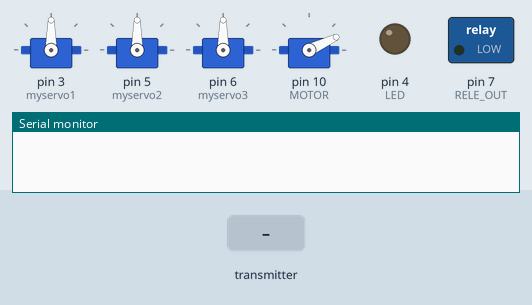
The sketch below on a simulated Arduino Uno, built with avr-gcc and run on an emulated ATmega328P. Shown: 4 × servo, switched loads named in the sketch (green lamp = pin HIGH), output pins drawn as LEDs (lit = HIGH), the last lines printed to the serial monitor. The test bench sets the inputs (shaded band). No radio packets arrive unless stated.

Above: at 10.2 s.
10.3 s: the transmitter starts sending JOY1_Y = 0
At 11.0 s:
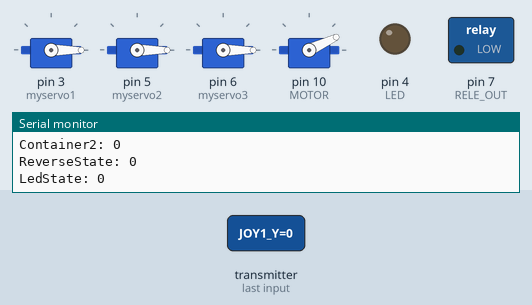
11.8 s: the transmitter starts sending JOY2_X = 256
At 12.1 s:
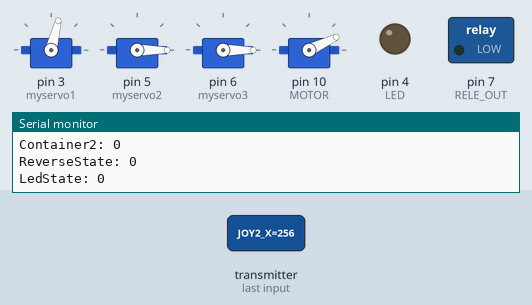
13.3 s: the transmitter starts sending Container1 = 256
At 14.4 s:
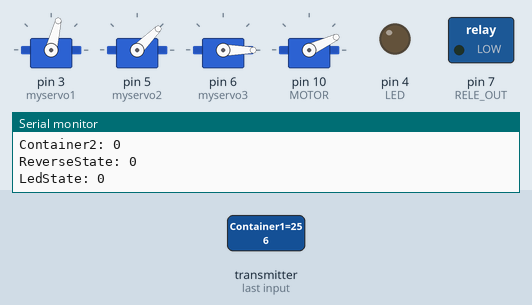
14.8 s: the transmitter starts sending Container2 = 256
At 15.5 s:
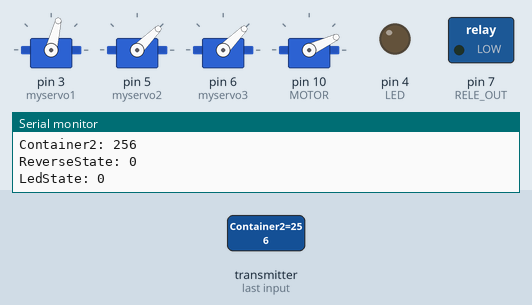
16.3 s: the transmitter starts sending ReverseState = 1
At 16.7 s:
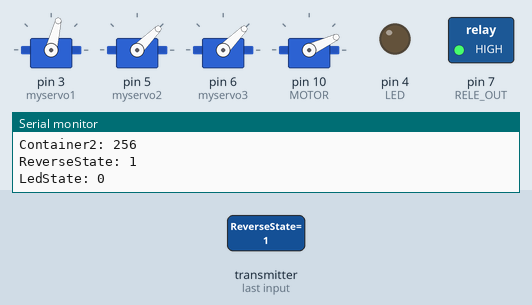
17.8 s: the transmitter starts sending LedState = 1
At 19.2 s:
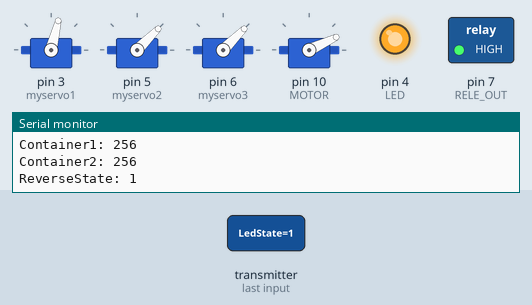
Timing chart, 0 to 20.3 s (numbered marks = the images above; inputs shaded):
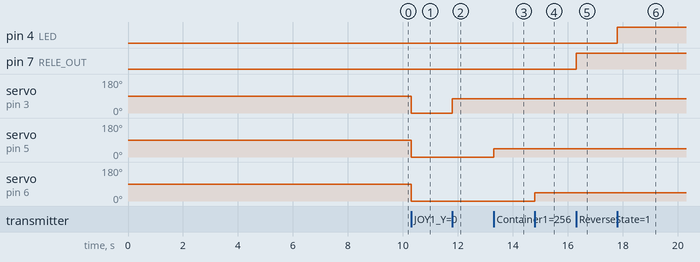

The sketch:

CCU_R0_priemnik_V1.0.ino
```cpp
#include <SPI.h>
#include <nRF24L01.h>
#include <RF24.h>
#include <Servo.h>

#define CE_PIN   (2)
#define CSN_PIN  (9)
#define RELE_OUT (7)  //D7
#define MOTOR    (10) //D10
#define LED (4)   //D4

#define DEBUG   //раскоментировать для вывода отладочной информации по последовательному порту

Servo myservo1;
Servo myservo2;
Servo myservo3;
Servo motor;

RF24 radio(CE_PIN, CSN_PIN);

struct ReceiverMessage                                     // Создаём структуру данных
{
    uint16_t JOY1_Y;    //Вперёд-назад
    uint16_t JOY2_X;    //Вправо-влево
    uint16_t Container1;//Положение контейнера 1
    uint16_t Container2;//Положение контейнера 2
    bool ReverseState;  //Пин управления задним ходом
    bool LedState;      //Пин управления освещенем
};

struct ReceiverMessage MSG = {0};

void servo_test(void)
{
  //servo test!
      for(int i = 0; i < 180; i+=5){
        myservo1.write(i);
        delay(100);
    }

    delay(500);

    for(int i = 0; i < 180; i+=5){
        myservo2.write(i);
        delay(100);
    }

    delay(500);

    for(int i = 0; i < 180; i+=5){
        myservo3.write(i);
        delay(100);
    }

    delay(500);
}

void setup(){

#ifdef DEBUG
    Serial.begin(115200);
#endif
    delay(1000);

    radio.begin();                                        // Инициируем работу nRF24L01+
    radio.setChannel(5);                                  // Указываем канал приёма данных (от 0 до 127), 5 - значит приём данных осуществляется на частоте 2,405 ГГц (на одном канале может быть только 1 приёмник и до 6 передатчиков)
    radio.setDataRate     (RF24_250KBPS);                   // Указываем скорость передачи данных (RF24_250KBPS, RF24_1MBPS, RF24_2MBPS), RF24_1MBPS - 1Мбит/сек
    radio.setPALevel      (RF24_PA_LOW);                 // Указываем мощность передатчика (RF24_PA_MIN=-18dBm, RF24_PA_LOW=-12dBm, RF24_PA_HIGH=-6dBm, RF24_PA_MAX=0dBm)
    radio.openReadingPipe (1, 0x1234567890LL);            // Открываем 1 трубу с идентификатором 0x1234567890 для приема данных (на ожном канале может быть открыто до 6 разных труб, которые должны отличаться только последним байтом идентификатора)
    radio.startListening  ();                             // Включаем приемник, начинаем прослушивать открытую трубу
//  radio.stopListening   ();                             // Выключаем приёмник, если потребуется передать данные

    myservo1.attach(3);
    myservo2.attach(5);
    myservo3.attach(6);
    motor.attach(MOTOR);

    pinMode(RELE_OUT,OUTPUT);
    pinMode(LED, OUTPUT);

    motor.writeMicroseconds(2300);
    delay(2000);
    motor.writeMicroseconds(800);
    delay(6000);
}


void loop(){
    if(radio.available()){                                // Если в буфере имеются принятые данные
        radio.read(&MSG, sizeof(MSG));                   // Читаем данные в массив data и указываем сколько байт читать

#ifdef DEBUG
        Serial.print("JOY1_Y: "); Serial.println(MSG.JOY1_Y);
        Serial.print("JOY2_X: "); Serial.println(MSG.JOY2_X);
        Serial.print("Container1: "); Serial.println(MSG.Container1);
        Serial.print("Container2: "); Serial.println(MSG.Container2);
        Serial.print("ReverseState: "); Serial.println(MSG.ReverseState);
        Serial.print("LedState: "); Serial.println(MSG.LedState);
#endif

        if( MSG.ReverseState != digitalRead(RELE_OUT) )   //если задняя скорость ещё не включена
        {
           if(  true == MSG.ReverseState ){ //если включаем задний ход
              digitalWrite(RELE_OUT, HIGH); //подаём высокий уровень на реле
              delay(100);                   //ожидаем смены фазы
           }
           else
             digitalWrite(RELE_OUT, LOW); //подаём низкий уровень на реле
        }

//////////////////////////////////// блок управления моторчиком ////////////////////////////////////

        if( MSG.JOY1_Y > 550 )          //если жмём вперёд
            motor.writeMicroseconds(map(MSG.JOY1_Y, 550, 1023, 800, 2300) );  //плавный пуск
        else if( MSG.JOY1_Y > 500 && MSG.JOY1_Y < 550)    //если ничего не жмём - состояние покоя !!!
            motor.writeMicroseconds(800);       //останавливаем мотор
        else if( MSG.JOY1_Y < 500 && MSG.ReverseState == true && digitalRead(RELE_OUT) == HIGH)   //если жмём назад и выставлен флаг заднего хода и реле переключено
            motor.writeMicroseconds(map(MSG.JOY1_Y, 0, 500, 800, 2300) );   //плавный пуск

//////////////////////////////////// блок управления моторчиком ////////////////////////////////////

//////////////////////////////////// блок управления рулём ////////////////////////////////////

        if( MSG.JOY2_X < 300 )    //если джойстик 2 нажали влево
            myservo1.write( map(MSG.JOY2_X, 0, 300, 0, 90) );         // Поворачиваем сервопривод на угол заданный с джойстика
        else if( MSG.JOY2_X > 300 && MSG.JOY2_X < 700 )    // если джойстик 2 в среднем положении (не трогаем)
            myservo1.write(90);        //ставим чётко 90 градусов (положение по середине)
        else if( MSG.JOY2_X > 300 )    //если джойстик 2 нажали вправо
            myservo1.write( map(MSG.JOY2_X, 700, 1023, 90, 180) );    // Поворачиваем сервопривод на угол заданный с джойстика

//////////////////////////////////// блок управления рулём ////////////////////////////////////

//////////////////////////////////// блок управления светом ////////////////////////////////////

        //if( MSG.LedState != digitalRead(LED) )
          digitalWrite(LED, MSG.LedState);  //if LedState == true -> HIGH else LOW

//////////////////////////////////// блок управления светом ////////////////////////////////////

//////////////////////////////////// блок управления контейнерами ////////////////////////////////////

        myservo2.write( map(MSG.Container1, 0, 1023, 0, 180) );    //устанавливаем значение сервы 2 для контейнера 1
        myservo3.write( map(MSG.Container2, 0, 1023, 0, 180) );    //устанавливаем значение сервы 3 для контейнера 2

//////////////////////////////////// блок управления контейнерами ////////////////////////////////////


    }//if(radio.available())
}
```

main.c
```cpp
#include "stdio.h"

void main()
{
printf("Hello!\n");
}
```

Measured:
- after the input at 10.3 s, servo on pin 3 (myservo1), servo on pin 5 (myservo2), servo on pin 6 (myservo3): 90° → 0° at once
- after the input at 11.8 s, servo on pin 3 (myservo1): 0° → 76° at once
- after the input at 13.3 s, servo on pin 5 (myservo2): 0° → 45° at once
- after the input at 14.8 s, servo on pin 6 (myservo3): 0° → 45° at once
- after the input at 16.3 s, pin 7 (RELE_OUT): LOW → HIGH at once
- after the input at 17.8 s, pin 4 (LED): LOW → HIGH at once
